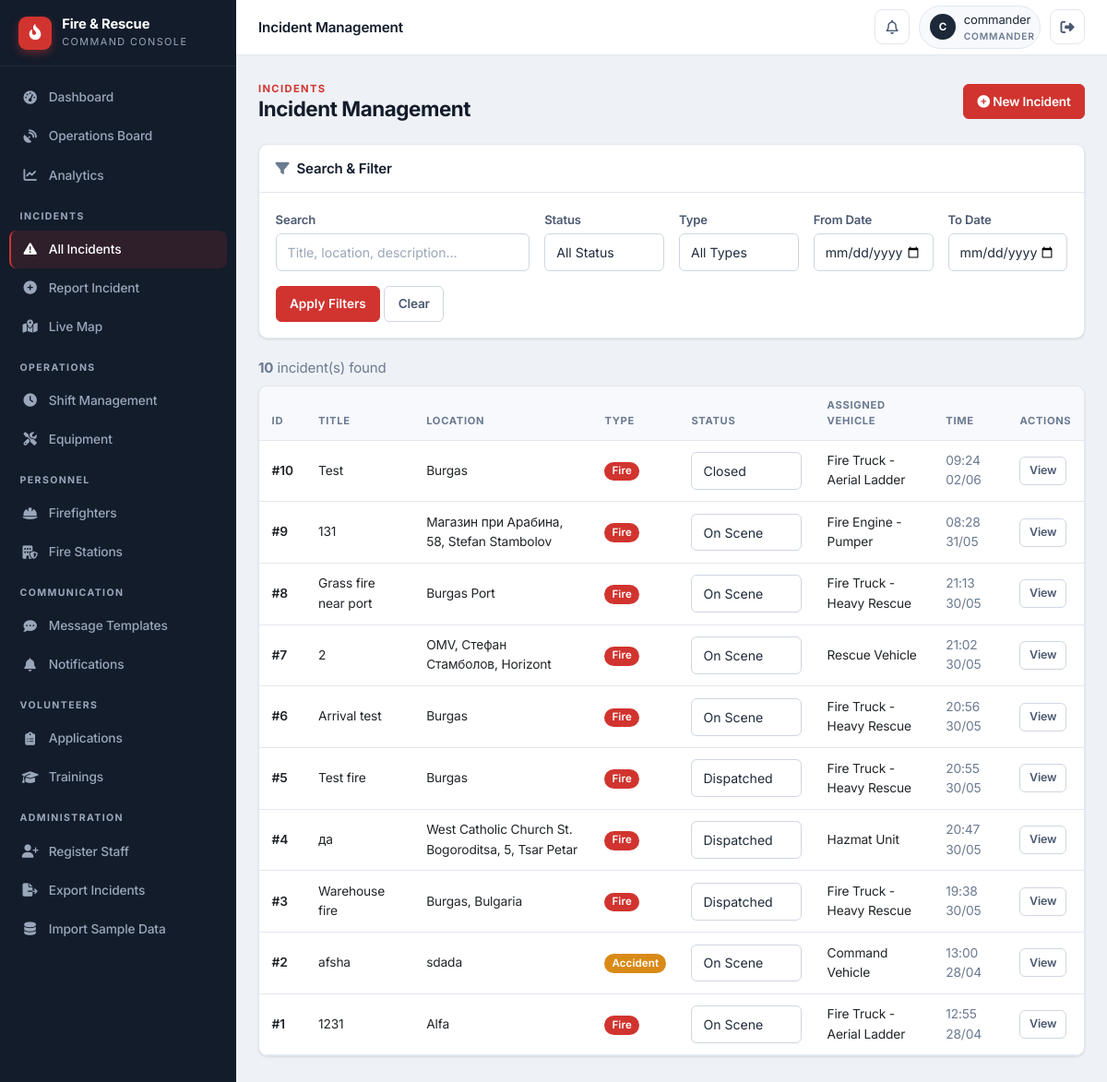
Page /staff/incidents (signed in) on the committed database.
### app/models/incident.py (models this page shows)
class Incident(db.Model):
    id = db.Column(db.Integer, primary_key=True)
    title = db.Column(db.String(100), nullable=False)
    location = db.Column(db.String(200), nullable=False)
    incident_type = db.Column(db.String(50), nullable=False)
    description = db.Column(db.Text)
    status = db.Column(db.String(20), default='Reported')
    reported_by = db.Column(db.Integer, db.ForeignKey('user_model.id'))
    reported_at = db.Column(db.DateTime, default=datetime.datetime.utcnow)
    assigned_vehicle_id = db.Column(db.Integer, db.ForeignKey('vehicle.id'), nullable=True)
    latitude = db.Column(db.Float, nullable=True)
    longitude = db.Column(db.Float, nullable=True)
    dispatched_at = db.Column(db.DateTime, nullable=True)
    on_scene_at = db.Column(db.DateTime, nullable=True)
    closed_at = db.Column(db.DateTime, nullable=True)
    last_updated = db.Column(db.DateTime, default=datetime.datetime.utcnow, onupdate=datetime.datetime.utcnow)
    updated_by = db.Column(db.Integer, db.ForeignKey('user_model.id'), nullable=True)
    assigned_vehicle = db.relationship('Vehicle', foreign_keys=[assigned_vehicle_id])
    reporter = db.relationship('UserModel', foreign_keys=[reported_by], backref='reported_incidents')
    updater = db.relationship('UserModel', foreign_keys=[updated_by], backref='updated_incidents')
    wind_direction = db.Column(db.Integer, nullable=True)  # degrees (0-360)
    wind_speed = db.Column(db.Float, nullable=True)  # km/h

### app/models/vehicle.py (models this page shows)
class Vehicle(db.Model):
    id = db.Column(db.Integer, primary_key=True)
    type = db.Column(db.String(50))
    location = db.Column(db.String(200))
    latitude = db.Column(db.Float, nullable=True)
    longitude = db.Column(db.Float, nullable=True)
    last_updated = db.Column(db.DateTime, default=datetime.datetime.utcnow, onupdate=datetime.datetime.utcnow)
    speed = db.Column(db.Float, nullable=True)
    heading = db.Column(db.Integer, nullable=True)
    status = db.Column(db.String(20), default='station')
    station_id = db.Column(db.Integer, db.ForeignKey('fire_station.id'), nullable=True)
    current_incident_id = db.Column(db.Integer, db.ForeignKey('incident.id'), nullable=True)
    route_polyline = db.Column(db.Text, nullable=True)      # JSON list of [lat, lng] along the road
    route_started_at = db.Column(db.DateTime, nullable=True)  # when the vehicle began driving
    route_total_seconds = db.Column(db.Float, nullable=True)  # animation duration (sped up for demo)
    route_real_seconds = db.Column(db.Float, nullable=True)   # real OSRM driving time, for ETA display
    route_distance_m = db.Column(db.Float, nullable=True)     # real route distance in meters
    route_dest_lat = db.Column(db.Float, nullable=True)
    route_dest_lng = db.Column(db.Float, nullable=True)
    current_incident = db.relationship('Incident', foreign_keys=[current_incident_id])
    firefighters = db.relationship('Firefighter', backref='assigned_vehicle', lazy=True)

### app/routes/incidents.py (the view, shortened to what this page needs)
@incidents_bp.route('/staff/incidents')
@login_required
def list_incidents():
    search_query = request.args.get('search', '')
    status_filter = request.args.get('status', '')
    type_filter = request.args.get('type', '')
    date_from = request.args.get('date_from', '')
    date_to = request.args.get('date_to', '')
    query = Incident.query
    if status_filter:
        query = query.filter(Incident.status == status_filter)
    if type_filter:
        query = query.filter(Incident.incident_type == type_filter)
    if date_from:
        date_from_obj = datetime.datetime.strptime(date_from, '%Y-%m-%d')
        query = query.filter(Incident.reported_at >= date_from_obj)
    if date_to:
        date_to_obj = datetime.datetime.strptime(date_to, '%Y-%m-%d') + datetime.timedelta(days=1)
        query = query.filter(Incident.reported_at <= date_to_obj)
    all_incidents = query.order_by(Incident.reported_at.desc()).all()
    all_statuses = db.session.query(Incident.status).distinct().all()
    all_types = db.session.query(Incident.incident_type).distinct().all()
    return render_template('staff/incidents/list.html',
                           incidents=all_incidents,
                           all_statuses=[s[0] for s in all_statuses],
                           all_types=[t[0] for t in all_types],
                           search_query=search_query,
                           status_filter=status_filter,
                           type_filter=type_filter,
                           date_from=date_from,
                           date_to=date_to)

### app/templates/staff/incidents/list.html (shortened to what this page needs)
{% extends "staff/base.html" %}
{% block topbar_title %}Incident Management{% endblock %}
{% block content %}
<div class="page-head">
    <div>
        <div class="eyebrow">Incidents</div>
        <h1>Incident Management</h1>
    </div>
    <a href="{{ url_for('incidents.report_incident') }}" class="btn btn-primary">
        <i class="fa-solid fa-circle-plus"></i> New Incident
    </a>
</div>
<div class="card">
    <div class="card-header"><i class="fa-solid fa-filter text-muted me-2"></i>Search &amp; Filter</div>
    <div class="card-body">
        <form method="GET" action="{{ url_for('incidents.list_incidents') }}">
            <div class="row g-3">
                <div class="col-md-4">
                    <label class="form-label">Search</label>
                    <input type="text" name="search" class="form-control" value="{{ search_query }}" placeholder="Title, location, description…">
                </div>
                <div class="col-md-2">
                    <label class="form-label">Status</label>
                    <select name="status" class="form-select">
                        <option value="">All Status</option>
                    </select>
                </div>
                <div class="col-md-2">
                    <label class="form-label">Type</label>
                    <select name="type" class="form-select">
                        <option value="">All Types</option>
                    </select>
                </div>
                <div class="col-md-2">
                    <label class="form-label">From Date</label>
                    <input type="date" name="date_from" class="form-control" value="{{ date_from }}">
                </div>
                <div class="col-md-2">
                    <label class="form-label">To Date</label>
                    <input type="date" name="date_to" class="form-control" value="{{ date_to }}">
                </div>
            </div>
            <div class="mt-3">
                <button type="submit" class="btn btn-primary">Apply Filters</button>
                <a href="{{ url_for('incidents.list_incidents') }}" class="btn btn-outline-secondary">Clear</a>
            </div>
        </form>
    </div>
</div>
<div class="mb-2 text-muted"><strong>{{ incidents|length }}</strong> incident(s) found</div>
<div class="card mb-0">
    <div class="table-responsive">
        <table class="table table-hover mb-0">
            <thead>
                <tr>
                    <th>ID</th><th>Title</th><th>Location</th><th>Type</th><th>Status</th><th>Assigned Vehicle</th><th>Time</th><th>Actions</th>
                </tr>
            </thead>
            <tbody>
                {% for incident in incidents %}
                <tr>
                    <td class="fw-semibold">#{{ incident.id }}</td>
                    <td>{{ incident.title }}</td>
                    <td>{{ incident.location }}</td>
                    <td><span class="badge bg-{% if incident.incident_type == 'fire' %}primary{% elif incident.incident_type == 'rescue' %}success{% elif incident.incident_type == 'accident' %}warning{% else %}secondary{% endif %} text-capitalize">{{ incident.incident_type }}</span></td>
                    <td>
                        <div class="d-flex align-items-center">
                            <select class="form-select form-select-sm quick-status" data-incident="{{ incident.id }}" style="width:auto; min-width:120px;">
                                <option value="Dispatched" {% if incident.status == 'Dispatched' %}selected{% endif %}>Dispatched</option>
                                <option value="On Scene" {% if incident.status == 'On Scene' %}selected{% endif %}>On Scene</option>
                                <option value="Closed" {% if incident.status == 'Closed' %}selected{% endif %}>Closed</option>
                            </select>
                        </div>
                    </td>
                    <td>{% if incident.assigned_vehicle %}{{ incident.assigned_vehicle.type }}{% else %}<span class="text-muted">Unassigned</span>{% endif %}</td>
                    <td class="text-muted">{{ incident.reported_at.strftime('%H:%M %d/%m') }}</td>
                    <td><a href="{{ url_for('incidents.detail', incident_id=incident.id) }}" class="btn btn-sm btn-outline-secondary">View</a></td>
                </tr>
                {% endfor %}
            </tbody>
        </table>
    </div>
</div>
{% endblock %}

### app/templates/staff/base.html (shortened to what this page needs)
<!DOCTYPE html>
<html lang="en">
<head>
    <link href="https://cdn.jsdelivr.net/npm/bootstrap@5.3.0/dist/css/bootstrap.min.css" rel="stylesheet">
    <link rel="stylesheet" href="https://cdnjs.cloudflare.com/ajax/libs/font-awesome/6.5.1/css/all.min.css">
    <link rel="stylesheet" href="{{ url_for('static', filename='css/theme.css') }}">
    <link rel="stylesheet" href="{{ url_for('static', filename='css/main.css') }}">
    <link rel="stylesheet" href="{{ url_for('static', filename='css/responsive.css') }}">
</head>
<body>
    {% set role = session.user_role %}
    {% set ep = request.endpoint %}
    <div class="app-shell">
        {% if session.logged_in %}
        <aside class="sidebar" id="appSidebar">
            <div class="sidebar-brand">
                <span class="brand-mark"><i class="fa-solid fa-fire-flame-curved"></i></span>
                <span class="brand-text">
                    <strong>Fire &amp; Rescue</strong>
                    <span>Command Console</span>
                </span>
            </div>
            <nav class="sidebar-nav">
                <a class="sidebar-link {{ 'active' if ep and 'dashboard' in ep and 'analytics' not in ep and ep != 'dashboard.operations_board' }}"
                   href="{{ url_for('dashboard.dynamic_dashboard') }}">
                    <i class="fa-solid fa-gauge-high"></i> Dashboard
                </a>
                {% if role in ['dispatcher', 'commander'] %}
                <a class="sidebar-link {{ 'active' if ep == 'dashboard.operations_board' }}"
                   href="{{ url_for('dashboard.operations_board') }}">
                    <i class="fa-solid fa-satellite-dish"></i> Operations Board
                </a>
                {% endif %}
                {% if role == 'commander' %}
                <a class="sidebar-link {{ 'active' if ep == 'dashboard.analytics_dashboard' }}"
                   href="{{ url_for('dashboard.analytics_dashboard') }}">
                    <i class="fa-solid fa-chart-line"></i> Analytics
                </a>
                {% endif %}
                <div class="nav-section-label">Incidents</div>
                <a class="sidebar-link {{ 'active' if ep == 'incidents.list_incidents' }}"
                   href="{{ url_for('incidents.list_incidents') }}">
                    <i class="fa-solid fa-triangle-exclamation"></i> All Incidents
                </a>
                {% if role in ['dispatcher', 'commander'] %}
                <a class="sidebar-link {{ 'active' if ep == 'incidents.report_incident' }}"
                   href="{{ url_for('incidents.report_incident') }}">
                    <i class="fa-solid fa-circle-plus"></i> Report Incident
                </a>
                {% endif %}
                <a class="sidebar-link {{ 'active' if ep and 'map' in ep }}"
                   href="{{ url_for('map.incident_map') }}">
                    <i class="fa-solid fa-map-location-dot"></i> Live Map
                </a>
                {% if role in ['dispatcher', 'commander'] %}
                <div class="nav-section-label">Operations</div>
                <a class="sidebar-link {{ 'active' if ep == 'personnel.shift_management' }}"
                   href="{{ url_for('personnel.shift_management') }}">
                    <i class="fa-solid fa-clock"></i> Shift Management
                </a>
                <a class="sidebar-link {{ 'active' if ep == 'equipment.list_equipment' }}"
                   href="{{ url_for('equipment.list_equipment') }}">
                    <i class="fa-solid fa-screwdriver-wrench"></i> Equipment
                </a>
                <div class="nav-section-label">Personnel</div>
                <a class="sidebar-link {{ 'active' if ep == 'personnel.list_firefighters' }}"
                   href="{{ url_for('personnel.list_firefighters') }}">
                    <i class="fa-solid fa-helmet-safety"></i> Firefighters
                </a>
                <a class="sidebar-link {{ 'active' if ep and 'stations' in ep }}"
                   href="{{ url_for('stations.list_stations') }}">
                    <i class="fa-solid fa-building-shield"></i> Fire Stations
                </a>
                {% endif %}
                <div class="nav-section-label">Communication</div>
                <a class="sidebar-link {{ 'active' if ep and 'template' in ep }}"
                   href="{{ url_for('communications.manage_templates') }}">
                    <i class="fa-solid fa-comment-dots"></i> Message Templates
                </a>
                <a class="sidebar-link {{ 'active' if ep and 'notification' in ep }}"
                   href="{{ url_for('notifications.view_notifications') }}">
                    <i class="fa-solid fa-bell"></i> Notifications
                </a>
                {% if role in ['commander', 'dispatcher'] %}
                <div class="nav-section-label">Volunteers</div>
                <a class="sidebar-link {{ 'active' if ep == 'volunteers.applications_list' }}"
                   href="{{ url_for('volunteers.applications_list') }}">
                    <i class="fa-solid fa-clipboard-list"></i> Applications
                </a>
                <a class="sidebar-link {{ 'active' if ep == 'volunteers.trainings_list' }}"
                   href="{{ url_for('volunteers.trainings_list') }}">
                    <i class="fa-solid fa-graduation-cap"></i> Trainings
                </a>
                {% endif %}
                {% if role == 'commander' %}
                <div class="nav-section-label">Administration</div>
                <a class="sidebar-link {{ 'active' if ep == 'auth.staff_register' }}"
                   href="{{ url_for('auth.staff_register') }}">
                    <i class="fa-solid fa-user-plus"></i> Register Staff
                </a>
                <a class="sidebar-link" href="{{ url_for('incidents.export_incidents') }}">
                    <i class="fa-solid fa-file-export"></i> Export Incidents
                </a>
                <a class="sidebar-link" href="{{ url_for('personnel.import_data') }}">
                    <i class="fa-solid fa-database"></i> Import Sample Data
                </a>
                {% endif %}
            </nav>
        </aside>
        {% endif %}
        <div class="app-main">
            {% if session.logged_in %}
            <header class="topbar">
                <span class="topbar-title">{% block topbar_title %}Command Console{% endblock %}</span>
                <div class="topbar-right">
                    <a href="{{ url_for('notifications.view_notifications') }}" class="icon-btn" title="Notifications">
                        <i class="fa-regular fa-bell"></i>
                    </a>
                    <div class="user-chip">
                        <span class="avatar">{{ (session.user_name or '?')[0]|upper }}</span>
                        <span>
                            {{ session.user_name }}
                            <span class="role-tag d-block">{{ session.user_role }}</span>
                        </span>
                    </div>
                    <a href="{{ url_for('auth.staff_logout') }}" class="icon-btn" title="Sign out">
                        <i class="fa-solid fa-right-from-bracket"></i>
                    </a>
                </div>
            </header>
            {% endif %}
            <main class="app-content">
                {% block content %}{% endblock %}
            </main>
        </div>
    </div>
</body>
</html>

### rows in the picture
Incident: id "10", title "Test", location "Burgas", incident_type "Fire", status+id "Closed", assigned_vehicle.type "Fire Truck - Aerial Ladder", reported_at "09:24 02/06"
Incident: id "9", title "131", location "Магазин при Арабина, 58, Stefan Stambolov", incident_type "Fire", status+id "On Scene", assigned_vehicle.type "Fire Engine - Pumper", reported_at "08:28 31/05"
Incident: id "8", title "Grass fire near port", location "Burgas Port", incident_type "Fire", status+id "On Scene", assigned_vehicle.type "Fire Truck - Heavy Rescue", reported_at "21:13 30/05"
Incident: id "7", title "2", location "OMV, Стефан Стамболов, Horizont", incident_type "Fire", status+id "On Scene", assigned_vehicle.type "Rescue Vehicle", reported_at "21:02 30/05"
Incident: id "6", title "Arrival test", location "Burgas", incident_type "Fire", status+id "On Scene", assigned_vehicle.type "Fire Truck - Heavy Rescue", reported_at "20:56 30/05"
Incident: id "5", title "Test fire", location "Burgas", incident_type "Fire", status+id "Dispatched", assigned_vehicle.type "Fire Truck - Heavy Rescue", reported_at "20:55 30/05"
Incident: id "4", title "да", location "West Catholic Church St. Bogoroditsa, 5, Tsar Petar", incident_type "Fire", status+id "Dispatched", assigned_vehicle.type "Hazmat Unit", reported_at "20:47 30/05"
Incident: id "3", title "Warehouse fire", location "Burgas, Bulgaria", incident_type "Fire", status+id "Dispatched", assigned_vehicle.type "Fire Truck - Heavy Rescue", reported_at "19:38 30/05"
Incident: id "2", title "afsha", location "sdada", incident_type "Accident", status+id "On Scene", assigned_vehicle.type "Command Vehicle", reported_at "13:00 28/04"
Incident: id "1", title "1231", location "Alfa", incident_type "Fire", status+id "On Scene", assigned_vehicle.type "Fire Truck - Aerial Ladder", reported_at "12:55 28/04"

### other values in the picture
{{ (session.user_name or '?')[0]|upper }} "C"
{{ session.user_name }} "commander"
{{ session.user_role }} "COMMANDER"
{{ incidents|length }} "10"
